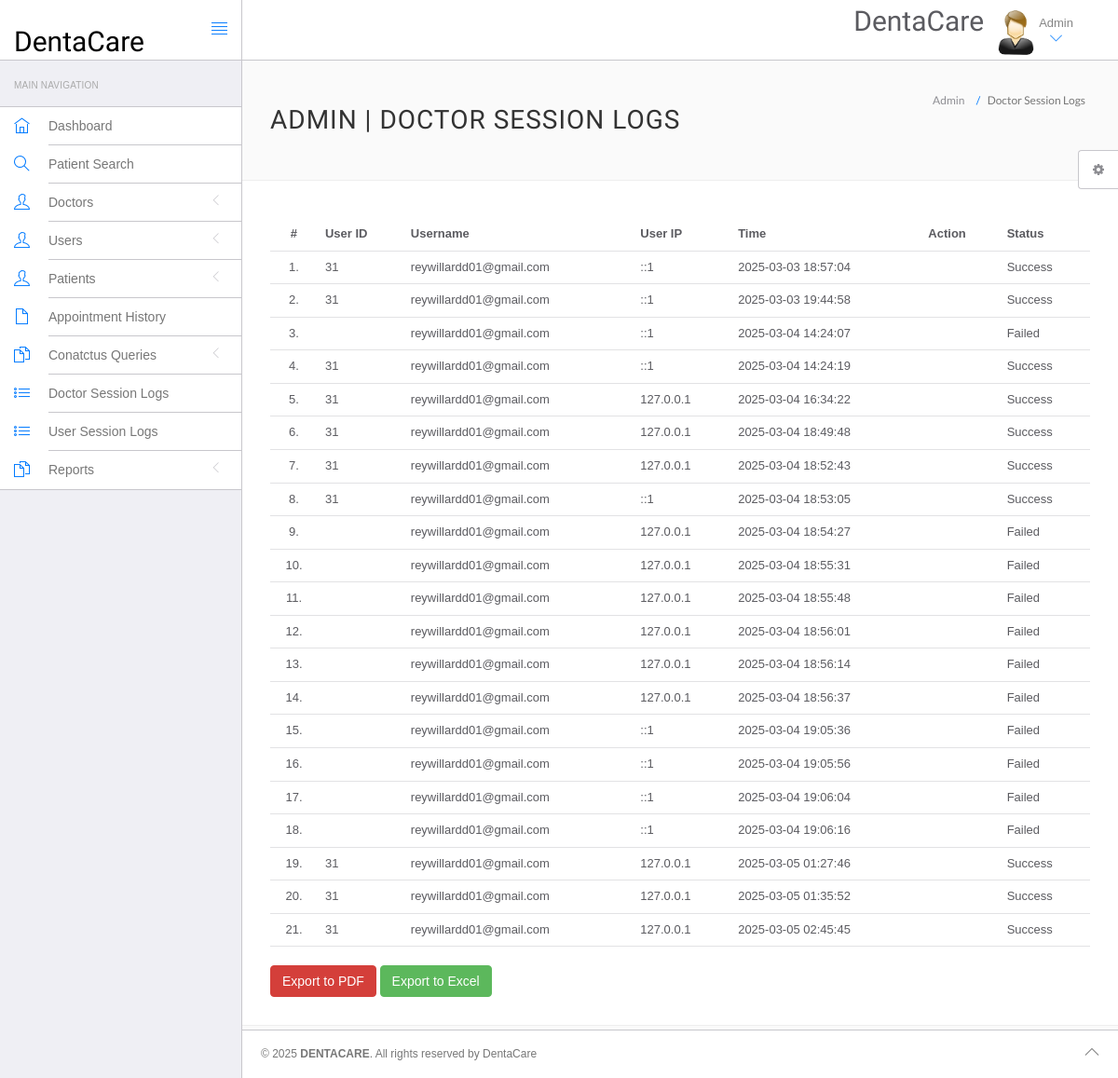
/hms/admin/doctor-logs.php (signed in), run on the app's committed database.
### tables this page shows
CREATE TABLE `doctorslog` (
  `id` int(11) NOT NULL,
  `uid` int(11) DEFAULT NULL,
  `username` varchar(255) DEFAULT NULL,
  `userip` binary(16) DEFAULT NULL,
  `loginTime` timestamp NULL DEFAULT current_timestamp(),
  `logout` varchar(255) DEFAULT NULL,
  `status` int(11) DEFAULT NULL
);

### hms/admin/doctor-logs.php (the view, shortened to what this page needs)
<?php
include('include/config.php');
?>
<!DOCTYPE html>
<html lang="en">
<head>
    <link rel="stylesheet" href="vendor/bootstrap/css/bootstrap.min.css">
    <link rel="stylesheet" href="vendor/fontawesome/css/font-awesome.min.css">
    <link rel="stylesheet" href="vendor/themify-icons/themify-icons.min.css">
    <link href="vendor/animate.css/animate.min.css" rel="stylesheet" media="screen">
    <link href="vendor/perfect-scrollbar/perfect-scrollbar.min.css" rel="stylesheet" media="screen">
    <link href="vendor/switchery/switchery.min.css" rel="stylesheet" media="screen">
    <link href="vendor/bootstrap-touchspin/jquery.bootstrap-touchspin.min.css" rel="stylesheet" media="screen">
    <link href="vendor/select2/select2.min.css" rel="stylesheet" media="screen">
    <link href="vendor/bootstrap-datepicker/bootstrap-datepicker3.standalone.min.css" rel="stylesheet" media="screen">
    <link href="vendor/bootstrap-timepicker/bootstrap-timepicker.min.css" rel="stylesheet" media="screen">
    <link rel="stylesheet" href="assets/css/styles.css">
    <link rel="stylesheet" href="assets/css/plugins.css">
    <link rel="stylesheet" href="assets/css/themes/theme-1.css" id="skin_color" />
</head>
<body>
    <div id="app">
        <?php include('include/sidebar.php');?>
        <div class="app-content">
            <?php include('include/header.php');?>
            <div class="main-content">
                <div class="wrap-content container" id="container">
                    <section id="page-title">
                        <div class="row">
                            <div class="col-sm-8">
                                <h1 class="mainTitle">Admin | Doctor Session Logs</h1>
                            </div>
                            <ol class="breadcrumb">
                                <li>
                                    <span>Admin</span>
                                </li>
                                <li class="active">
                                    <span>Doctor Session Logs</span>
                                </li>
                            </ol>
                        </div>
                    </section>
                    <div class="container-fluid container-fullw bg-white">
                        <div class="row">
                            <div class="col-md-12">
                                <table class="table table-hover" id="sample-table-1">
                                    <thead>
                                        <tr>
                                            <th class="center">#</th>
                                            <th class="hidden-xs">User ID</th>
                                            <th>Username</th>
                                            <th>User IP</th>
                                            <th>Time</th>
                                            <th>Action</th>
                                            <th>Status</th>
                                        </tr>
                                    </thead>
                                    <tbody>
<?php
$stmt = $con->prepare("SELECT * FROM doctorslog");
$stmt->execute();
$result = $stmt->get_result();
$cnt = 1;
while ($row = $result->fetch_assoc()) {
?>
                                        <tr>
                                            <td class="center"><?php echo $cnt;?>.</td>
                                            <td class="hidden-xs"><?php echo htmlentities($row['uid']);?></td>
                                            <td class="hidden-xs"><?php echo htmlentities($row['username']);?></td>
                                            <td><?php echo htmlentities($row['userip']);?></td>
                                            <td><?php echo htmlentities($row['loginTime']);?></td>
                                            <td><?php echo htmlentities($row['action']);?></td>
                                            <td>
<?php if($row['status']==1) { echo "Success"; } else { echo "Failed"; } ?>
                                            </td>
                                        </tr>
<?php
    $cnt++;
}
?>
                                    </tbody>
                                </table>
                            </div>
                        </div>
                        <div class="row">
                            <div class="col-md-12">
                                <form action="doctor_pdf.php" method="post" style="display:inline;">
                                    <button type="submit" class="btn btn-danger">Export to PDF</button>
                                </form>
                                <form action="doctor_excel.php" method="post" style="display:inline;">
                                    <button type="submit" class="btn btn-success">Export to Excel</button>
                                </form>
                            </div>
                        </div>
                    </div>
                </div>
            </div>
            <?php include('include/setting.php');?>
        </div>
        <?php include('include/footer.php');?>
    </body>
</html>

### hms/admin/assets/css/themes/theme-1.css (style rules this page uses)
body { background: #FAFAFA; }

### data on the page
doctorslog: uid "31", username "reywillardd01@gmail.com", userip "::1", loginTime "2025-03-03 18:57:04", status "Success"
doctorslog: uid "31", username "reywillardd01@gmail.com", userip "::1", loginTime "2025-03-03 19:44:58", status "Success"
doctorslog: username "reywillardd01@gmail.com", userip "::1", loginTime "2025-03-04 14:24:07", status "Failed"
doctorslog: uid "31", username "reywillardd01@gmail.com", userip "::1", loginTime "2025-03-04 14:24:19", status "Success"
doctorslog: uid "31", username "reywillardd01@gmail.com", userip "127.0.0.1", loginTime "2025-03-04 16:34:22", status "Success"
doctorslog: uid "31", username "reywillardd01@gmail.com", userip "127.0.0.1", loginTime "2025-03-04 18:49:48", status "Success"
doctorslog: uid "31", username "reywillardd01@gmail.com", userip "127.0.0.1", loginTime "2025-03-04 18:52:43", status "Success"
doctorslog: uid "31", username "reywillardd01@gmail.com", userip "::1", loginTime "2025-03-04 18:53:05", status "Success"
doctorslog: username "reywillardd01@gmail.com", userip "127.0.0.1", loginTime "2025-03-04 18:54:27", status "Failed"
doctorslog: username "reywillardd01@gmail.com", userip "127.0.0.1", loginTime "2025-03-04 18:55:31", status "Failed"
doctorslog: username "reywillardd01@gmail.com", userip "127.0.0.1", loginTime "2025-03-04 18:55:48", status "Failed"
doctorslog: username "reywillardd01@gmail.com", userip "127.0.0.1", loginTime "2025-03-04 18:56:01", status "Failed"
doctorslog: username "reywillardd01@gmail.com", userip "127.0.0.1", loginTime "2025-03-04 18:56:14", status "Failed"
doctorslog: username "reywillardd01@gmail.com", userip "127.0.0.1", loginTime "2025-03-04 18:56:37", status "Failed"
doctorslog: username "reywillardd01@gmail.com", userip "::1", loginTime "2025-03-04 19:05:36", status "Failed"
doctorslog: username "reywillardd01@gmail.com", userip "::1", loginTime "2025-03-04 19:05:56", status "Failed"
doctorslog: username "reywillardd01@gmail.com", userip "::1", loginTime "2025-03-04 19:06:04", status "Failed"
doctorslog: username "reywillardd01@gmail.com", userip "::1", loginTime "2025-03-04 19:06:16", status "Failed"
doctorslog: uid "31", username "reywillardd01@gmail.com", userip "127.0.0.1", loginTime "2025-03-05 01:27:46", status "Success"
doctorslog: uid "31", username "reywillardd01@gmail.com", userip "127.0.0.1", loginTime "2025-03-05 01:35:52", status "Success"
doctorslog: uid "31", username "reywillardd01@gmail.com", userip "127.0.0.1", loginTime "2025-03-05 02:45:45", status "Success"
